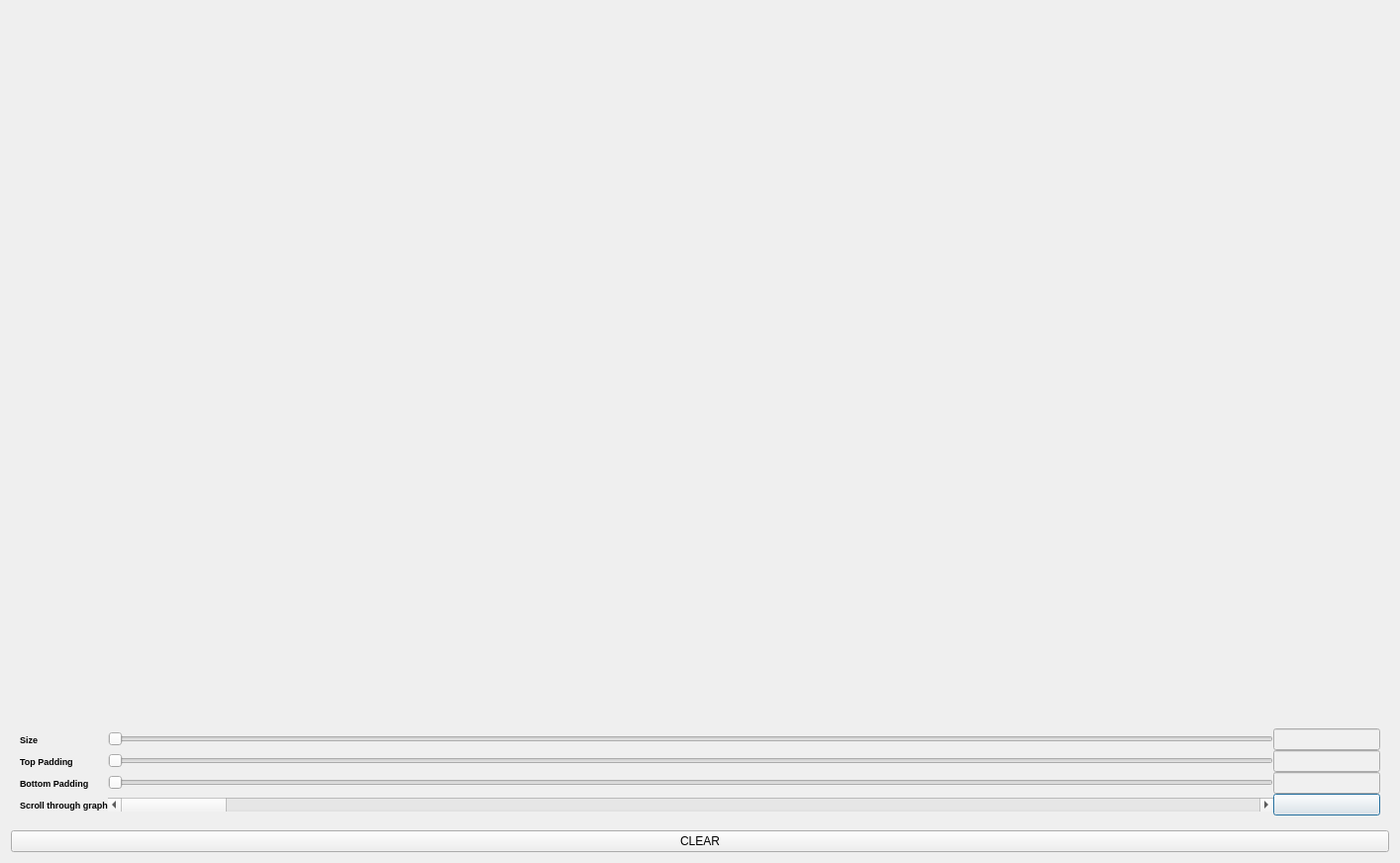
<?xml version="1.0" encoding="UTF-8"?>
<ui version="4.0">
 <class>PlotAndDump</class>
 <widget class="QDialog" name="PlotAndDump">
  <property name="geometry">
   <rect>
    <x>0</x>
    <y>0</y>
    <width>1414</width>
    <height>872</height>
   </rect>
  </property>
  <property name="sizePolicy">
   <sizepolicy hsizetype="Expanding" vsizetype="Expanding">
    <horstretch>0</horstretch>
    <verstretch>0</verstretch>
   </sizepolicy>
  </property>
  <property name="windowTitle">
   <string>Dialog</string>
  </property>
  <layout class="QVBoxLayout" name="verticalLayout">
   <item>
    <widget class="QWidget" name="widget_2" native="true">
     <property name="sizePolicy">
      <sizepolicy hsizetype="Expanding" vsizetype="Expanding">
       <horstretch>0</horstretch>
       <verstretch>0</verstretch>
      </sizepolicy>
     </property>
     <layout class="QGridLayout" name="gridLayout_2">
      <property name="leftMargin">
       <number>0</number>
      </property>
      <property name="topMargin">
       <number>0</number>
      </property>
      <property name="rightMargin">
       <number>0</number>
      </property>
      <property name="bottomMargin">
       <number>0</number>
      </property>
      <property name="spacing">
       <number>0</number>
      </property>
      <item row="0" column="0" rowspan="2">
       <widget class="QCustomPlot" name="graphArea" native="true">
        <property name="sizePolicy">
         <sizepolicy hsizetype="Expanding" vsizetype="Expanding">
          <horstretch>0</horstretch>
          <verstretch>0</verstretch>
         </sizepolicy>
        </property>
        <property name="minimumSize">
         <size>
          <width>0</width>
          <height>0</height>
         </size>
        </property>
       </widget>
      </item>
     </layout>
    </widget>
   </item>
   <item>
    <widget class="QWidget" name="widget" native="true">
     <property name="sizePolicy">
      <sizepolicy hsizetype="Minimum" vsizetype="Minimum">
       <horstretch>0</horstretch>
       <verstretch>0</verstretch>
      </sizepolicy>
     </property>
     <layout class="QGridLayout" name="gridLayout">
      <property name="spacing">
       <number>0</number>
      </property>
      <item row="1" column="2">
       <widget class="QLineEdit" name="topPaddingText">
        <property name="sizePolicy">
         <sizepolicy hsizetype="Maximum" vsizetype="Fixed">
          <horstretch>0</horstretch>
          <verstretch>0</verstretch>
         </sizepolicy>
        </property>
        <property name="palette">
         <palette>
          <active>
           <colorrole role="Base">
            <brush brushstyle="SolidPattern">
             <color alpha="255">
              <red>240</red>
              <green>240</green>
              <blue>240</blue>
             </color>
            </brush>
           </colorrole>
          </active>
          <inactive>
           <colorrole role="Base">
            <brush brushstyle="SolidPattern">
             <color alpha="255">
              <red>240</red>
              <green>240</green>
              <blue>240</blue>
             </color>
            </brush>
           </colorrole>
          </inactive>
          <disabled>
           <colorrole role="Base">
            <brush brushstyle="SolidPattern">
             <color alpha="255">
              <red>240</red>
              <green>240</green>
              <blue>240</blue>
             </color>
            </brush>
           </colorrole>
          </disabled>
         </palette>
        </property>
        <property name="alignment">
         <set>Qt::AlignCenter</set>
        </property>
       </widget>
      </item>
      <item row="0" column="1">
       <widget class="QSlider" name="sizeSlider">
        <property name="orientation">
         <enum>Qt::Horizontal</enum>
        </property>
       </widget>
      </item>
      <item row="0" column="2">
       <widget class="QLineEdit" name="sizeText">
        <property name="sizePolicy">
         <sizepolicy hsizetype="Maximum" vsizetype="Fixed">
          <horstretch>0</horstretch>
          <verstretch>0</verstretch>
         </sizepolicy>
        </property>
        <property name="palette">
         <palette>
          <active>
           <colorrole role="Base">
            <brush brushstyle="SolidPattern">
             <color alpha="255">
              <red>240</red>
              <green>240</green>
              <blue>240</blue>
             </color>
            </brush>
           </colorrole>
          </active>
          <inactive>
           <colorrole role="Base">
            <brush brushstyle="SolidPattern">
             <color alpha="255">
              <red>240</red>
              <green>240</green>
              <blue>240</blue>
             </color>
            </brush>
           </colorrole>
          </inactive>
          <disabled>
           <colorrole role="Base">
            <brush brushstyle="SolidPattern">
             <color alpha="255">
              <red>240</red>
              <green>240</green>
              <blue>240</blue>
             </color>
            </brush>
           </colorrole>
          </disabled>
         </palette>
        </property>
        <property name="text">
         <string/>
        </property>
        <property name="alignment">
         <set>Qt::AlignCenter</set>
        </property>
       </widget>
      </item>
      <item row="5" column="0">
       <widget class="QLabel" name="scrollText">
        <property name="sizePolicy">
         <sizepolicy hsizetype="Minimum" vsizetype="Minimum">
          <horstretch>0</horstretch>
          <verstretch>0</verstretch>
         </sizepolicy>
        </property>
        <property name="font">
         <font>
          <pointsize>7</pointsize>
          <weight>75</weight>
          <bold>true</bold>
         </font>
        </property>
        <property name="text">
         <string>Scroll through graph</string>
        </property>
       </widget>
      </item>
      <item row="1" column="1">
       <widget class="QSlider" name="topPaddingSlider">
        <property name="orientation">
         <enum>Qt::Horizontal</enum>
        </property>
       </widget>
      </item>
      <item row="0" column="0">
       <widget class="QLabel" name="label">
        <property name="sizePolicy">
         <sizepolicy hsizetype="Minimum" vsizetype="Minimum">
          <horstretch>0</horstretch>
          <verstretch>0</verstretch>
         </sizepolicy>
        </property>
        <property name="font">
         <font>
          <pointsize>7</pointsize>
          <weight>75</weight>
          <bold>true</bold>
         </font>
        </property>
        <property name="text">
         <string>Size</string>
        </property>
       </widget>
      </item>
      <item row="2" column="1">
       <widget class="QSlider" name="bottomPaddingSlider">
        <property name="orientation">
         <enum>Qt::Horizontal</enum>
        </property>
       </widget>
      </item>
      <item row="1" column="0">
       <widget class="QLabel" name="label_3">
        <property name="sizePolicy">
         <sizepolicy hsizetype="Minimum" vsizetype="Minimum">
          <horstretch>0</horstretch>
          <verstretch>0</verstretch>
         </sizepolicy>
        </property>
        <property name="font">
         <font>
          <pointsize>7</pointsize>
          <weight>75</weight>
          <bold>true</bold>
         </font>
        </property>
        <property name="text">
         <string>Top Padding</string>
        </property>
       </widget>
      </item>
      <item row="2" column="2">
       <widget class="QLineEdit" name="bottomPaddingText">
        <property name="sizePolicy">
         <sizepolicy hsizetype="Maximum" vsizetype="Fixed">
          <horstretch>0</horstretch>
          <verstretch>0</verstretch>
         </sizepolicy>
        </property>
        <property name="palette">
         <palette>
          <active>
           <colorrole role="Base">
            <brush brushstyle="SolidPattern">
             <color alpha="255">
              <red>240</red>
              <green>240</green>
              <blue>240</blue>
             </color>
            </brush>
           </colorrole>
          </active>
          <inactive>
           <colorrole role="Base">
            <brush brushstyle="SolidPattern">
             <color alpha="255">
              <red>240</red>
              <green>240</green>
              <blue>240</blue>
             </color>
            </brush>
           </colorrole>
          </inactive>
          <disabled>
           <colorrole role="Base">
            <brush brushstyle="SolidPattern">
             <color alpha="255">
              <red>240</red>
              <green>240</green>
              <blue>240</blue>
             </color>
            </brush>
           </colorrole>
          </disabled>
         </palette>
        </property>
        <property name="alignment">
         <set>Qt::AlignCenter</set>
        </property>
       </widget>
      </item>
      <item row="2" column="0">
       <widget class="QLabel" name="label_4">
        <property name="sizePolicy">
         <sizepolicy hsizetype="Minimum" vsizetype="Minimum">
          <horstretch>0</horstretch>
          <verstretch>0</verstretch>
         </sizepolicy>
        </property>
        <property name="font">
         <font>
          <pointsize>7</pointsize>
          <weight>75</weight>
          <bold>true</bold>
         </font>
        </property>
        <property name="text">
         <string>Bottom Padding</string>
        </property>
       </widget>
      </item>
      <item row="5" column="1">
       <widget class="QScrollBar" name="scroll">
        <property name="orientation">
         <enum>Qt::Horizontal</enum>
        </property>
       </widget>
      </item>
      <item row="5" column="2">
       <widget class="QPushButton" name="windowModeToggleButton">
        <property name="sizePolicy">
         <sizepolicy hsizetype="Minimum" vsizetype="Minimum">
          <horstretch>0</horstretch>
          <verstretch>0</verstretch>
         </sizepolicy>
        </property>
        <property name="text">
         <string/>
        </property>
        <property name="iconSize">
         <size>
          <width>30</width>
          <height>30</height>
         </size>
        </property>
       </widget>
      </item>
     </layout>
    </widget>
   </item>
   <item>
    <widget class="QPushButton" name="clear">
     <property name="focusPolicy">
      <enum>Qt::NoFocus</enum>
     </property>
     <property name="text">
      <string>CLEAR</string>
     </property>
    </widget>
   </item>
  </layout>
 </widget>
 <customwidgets>
  <customwidget>
   <class>QCustomPlot</class>
   <extends>QWidget</extends>
   <header>qcustomplot.h</header>
   <container>1</container>
  </customwidget>
 </customwidgets>
 <resources/>
 <connections/>
</ui>
